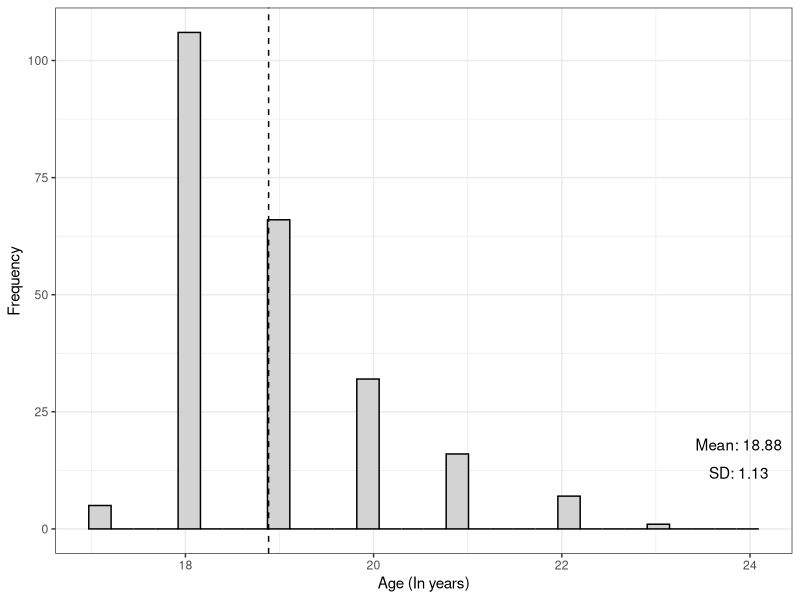
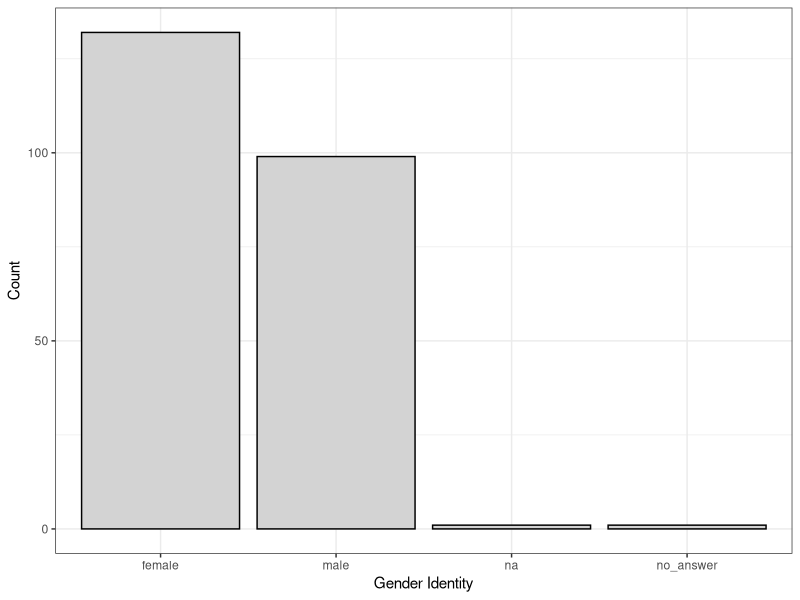
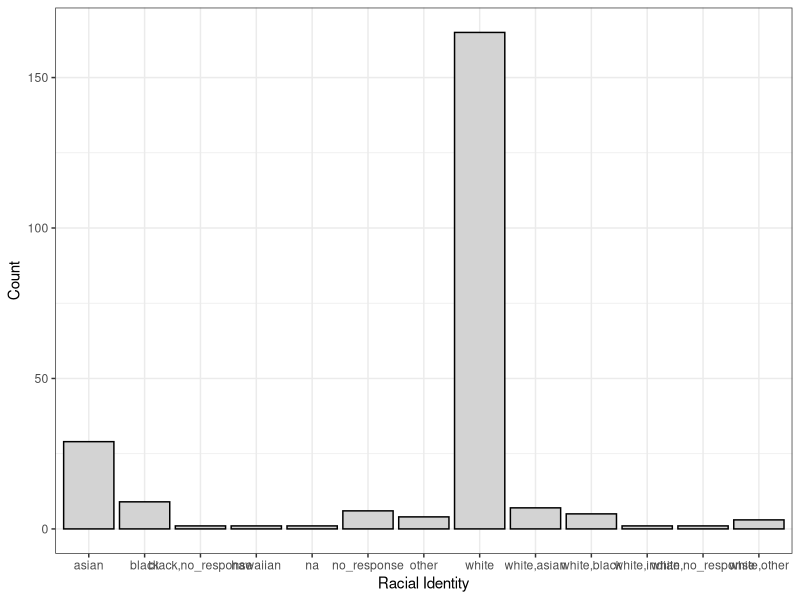
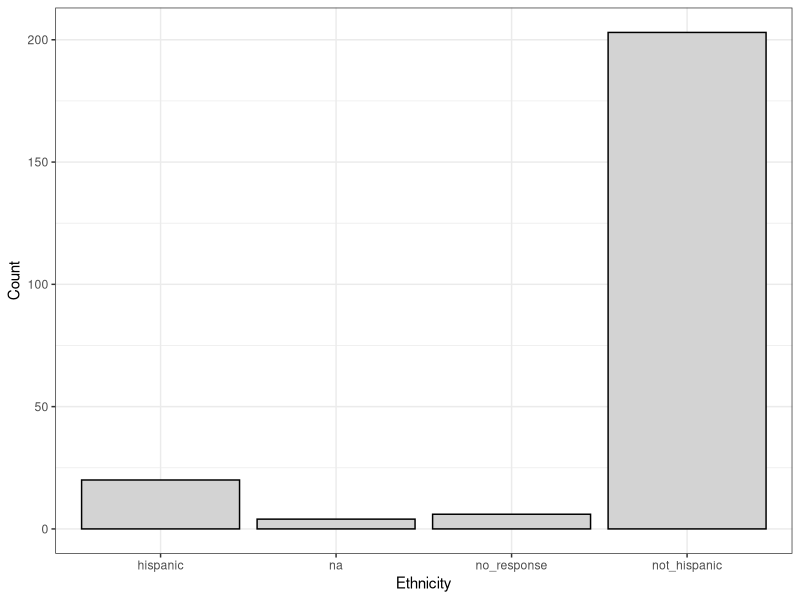
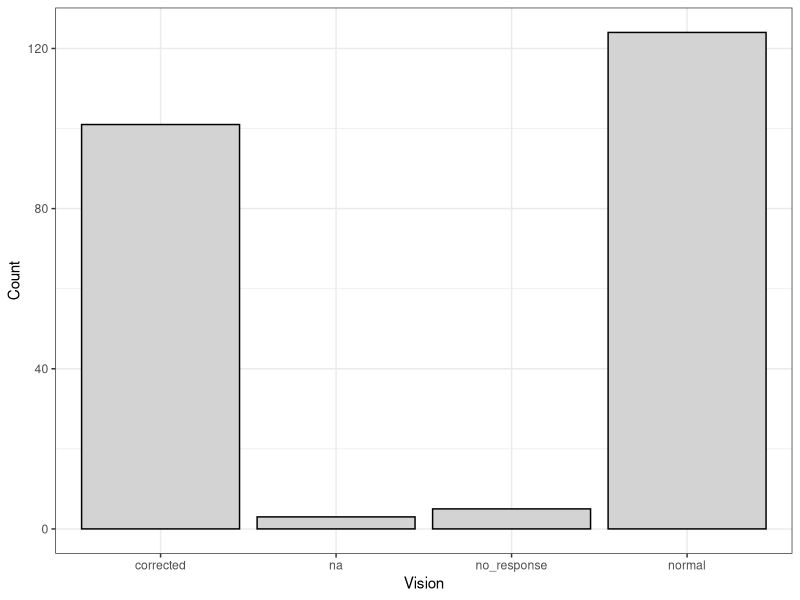

Reproduce these figures in R, in order.
## ---- chunk 1
library(tidyverse)
## ---- chunk 2
d <- read.csv('../../data/demoClean.csv')
n <- nrow(d)
d
## ---- chunk 3
d <- d %>% 
  mutate(age = as.numeric(age)) %>% 
  filter(!(is.na(age)))
mAge <- mean(d$age)
sdAge <- sd(d$age)

d %>% 
  ggplot(aes(x = age)) +
  geom_histogram(color = 'black', fill = 'light grey') +
  geom_vline(xintercept = mAge, linetype = 'dashed') +
  annotate('text', x = mAge + 5, y = 18, label = paste('Mean:', round(mAge, 2))) +
  annotate('text', x = mAge + 5, y = 12, label = paste('SD:', round(sdAge, 2))) +
  theme_bw() + 
  xlab('Age (In years)') +
  ylab('Frequency')

## ---- chunk 4
d %>% 
  group_by(gender) %>% 
  summarize(count = n()) %>% 
  mutate(relProp = count / nrow(d)) %>% 
  print() %>% 
  ggplot(aes(x = gender, y = count)) +
  geom_bar(stat = 'identity', color = 'black', fill = 'light grey') +
  theme_bw() +
  xlab('Gender Identity') + 
  ylab('Count')
## ---- chunk 5
d %>% 
  group_by(race) %>% 
  summarize(count = n()) %>% 
  mutate(relProp = count / nrow(d)) %>% 
  print() %>% 
  ggplot(aes(x = race, y = count)) +
  geom_bar(stat = 'identity', color = 'black', fill = 'light grey') +
  theme_bw() +
  xlab('Racial Identity') + 
  ylab('Count')
## ---- chunk 6
d %>% 
  group_by(ethnicity) %>% 
  summarize(count = n()) %>% 
  mutate(relProp = count / nrow(d)) %>% 
  print() %>% 
  ggplot(aes(x = ethnicity, y = count)) +
  geom_bar(stat = 'identity', color = 'black', fill = 'light grey') +
  theme_bw() +
  xlab('Ethnicity') + 
  ylab('Count')
## ---- chunk 7
d %>% 
  group_by(vision) %>% 
  summarize(count = n()) %>% 
  mutate(relProp = count / nrow(d)) %>% 
  print() %>% 
  ggplot(aes(x = vision, y = count)) +
  geom_bar(stat = 'identity', color = 'black', fill = 'light grey') +
  theme_bw() +
  xlab('Vision') + 
  ylab('Count')
## ---- chunk 8
for (i in 1:(nrow(d))) {
  print('')
  print(paste('Subject:', d[i,]$subject))
  print(as.character(d[i,]$comments))
}
